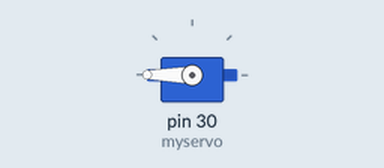
The sketch below on a simulated Arduino Mega 2560, built with avr-gcc and run on an emulated ATmega2560. Shown: servo.

Above: at 0.15 s.
Timing chart, 0 to 1.6 s (numbered marks = the images above):
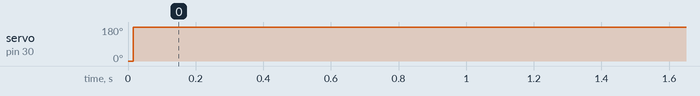

The sketch:

ServoTest.ino
```cpp
// Sweep
// by BARRAGAN <http://barraganstudio.com>

// http://arduiniana.org/libraries/pwmservo/

//   Board                     SERVO_PIN_A   SERVO_PIN_B   SERVO_PIN_C
//   -----                     -----------   -----------   -----------
//   Arduino Uno, Duemilanove       9            10          (none)
//   Arduino Mega                  11            12            13
//   Sanguino                      13            12          (none)
//   Teensy 1.0                    17            18            15
//   Teensy 2.0                    14            15             4
//   Teensy++ 1.0 or 2.0           25            26            27
//   Teensy LC & 3.x                 (all PWM pins are usable)

#include <PWMServo.h>

PWMServo myservo;  // create servo object to control a servo

int pos = 0;    // variable to store the servo position

void setup() {
  // myservo.attach(30);  // attaches the servo on pin 9 to the servo object
  myservo.attach(30, 1300, 1700); // some motors need min/max setting
}


void loop() {
//  for(pos = 0; pos < 180; pos += 1) { // goes from 0 degrees to 180 degrees, 1 degree steps
//    myservo.write(pos);              // tell servo to go to position in variable 'pos'
//    delay(15);                       // waits 15ms for the servo to reach the position
//  }
//  for(pos = 180; pos>=1; pos-=1) {   // goes from 180 degrees to 0 degrees
//    myservo.write(pos);              // tell servo to go to position in variable 'pos'
//    delay(15);                       // waits 15ms for the servo to reach the position
//  }

myservo.write(0);
delay(15);
myservo.write(180);
delay(15);
}
```

Measured:
- by itself, servo on pin 30 (myservo): 0° → 180° at 0.02 s
